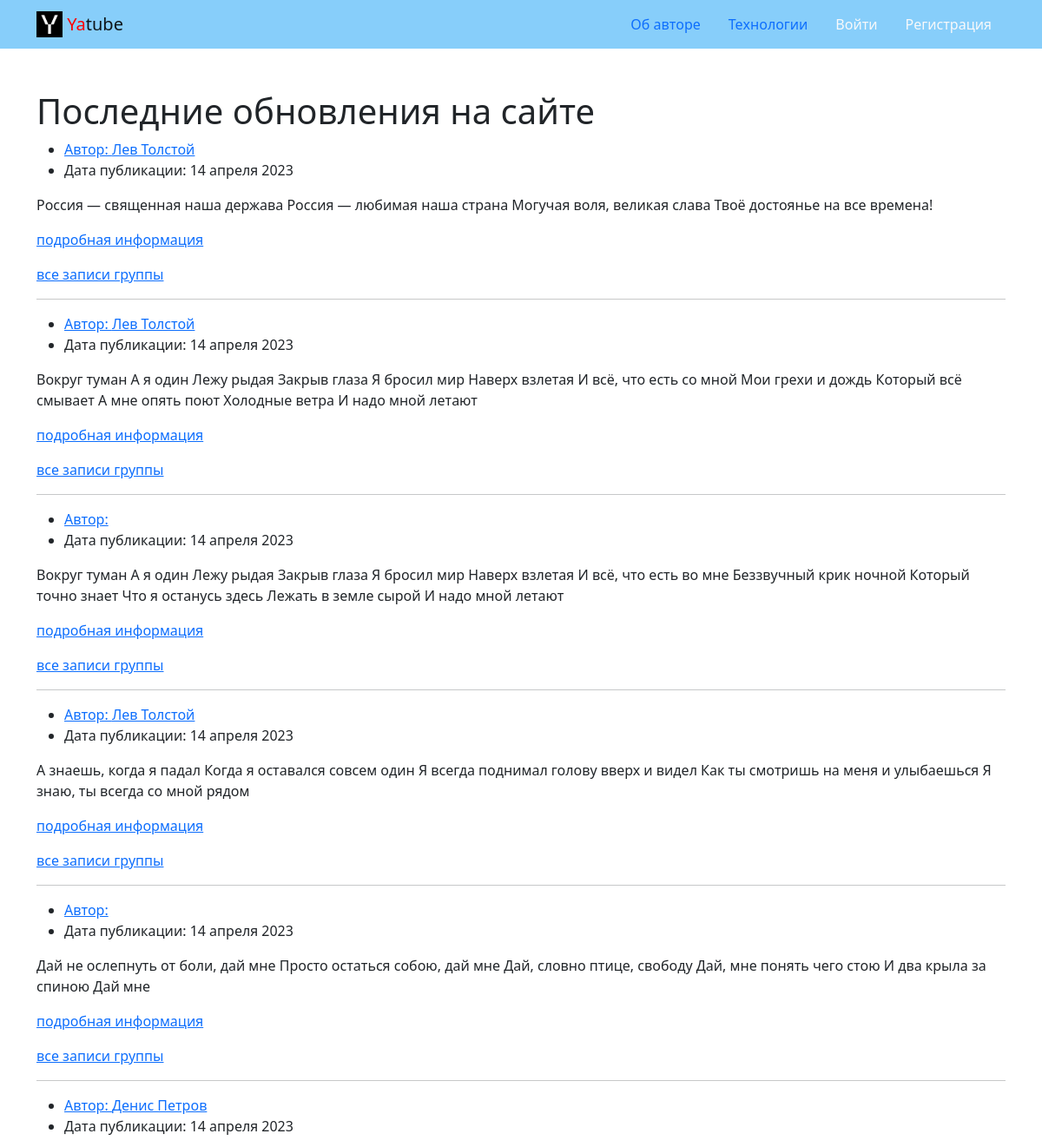
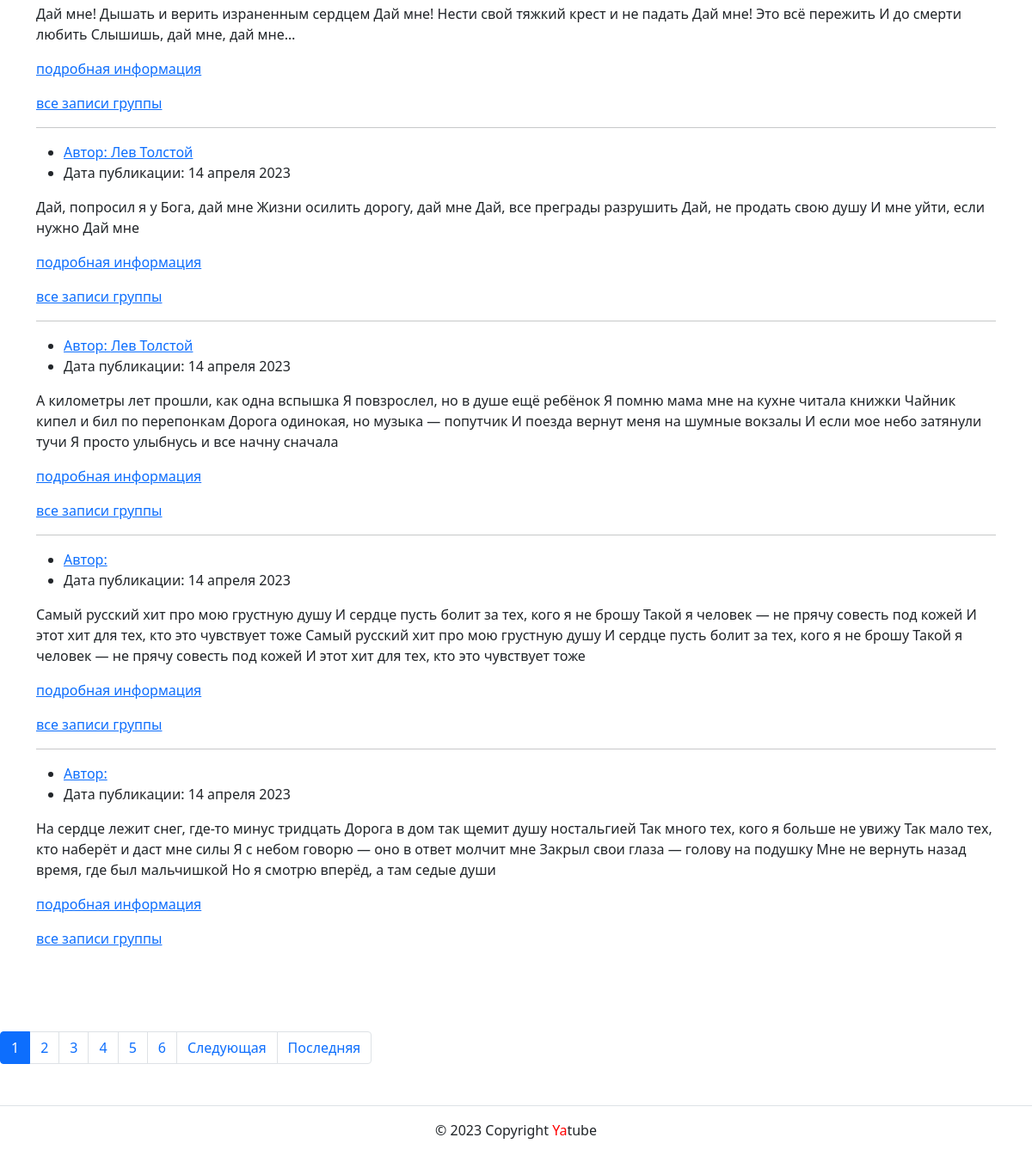
/, run on an earlier commit of the app's database (2 pictures, top to bottom).
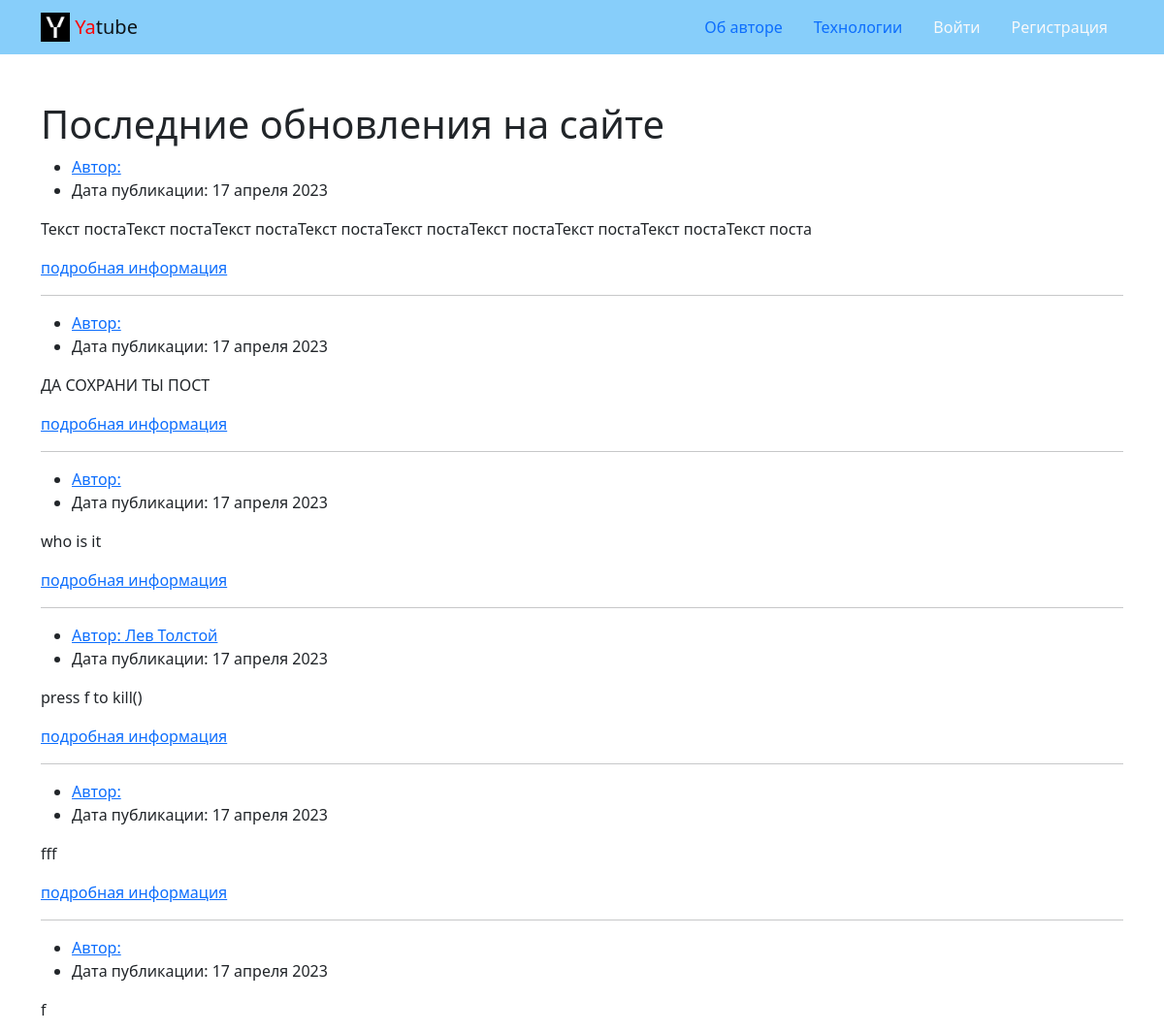
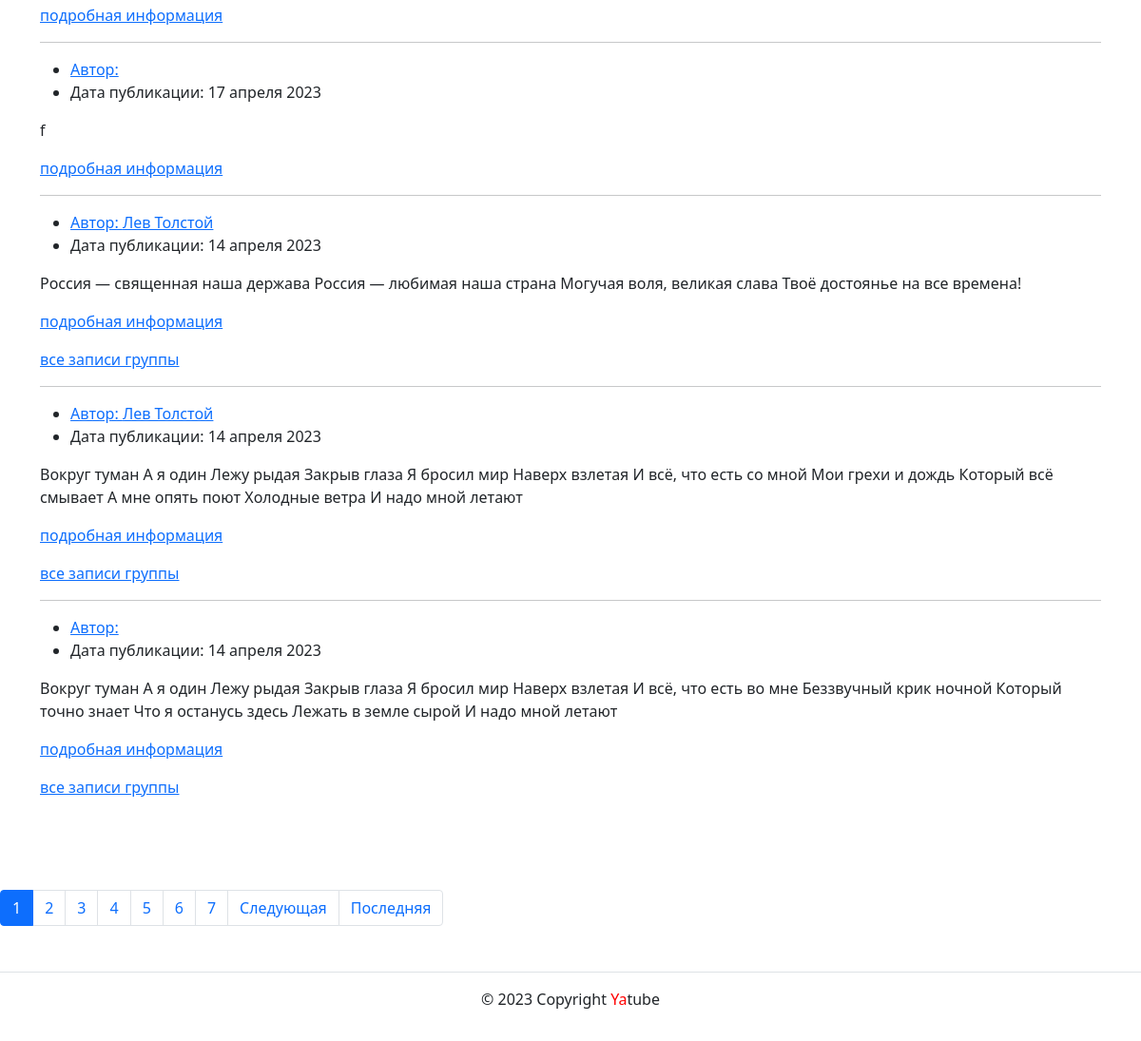
And on a later commit of the database (2 pictures, top to bottom).
### posts/models.py (models this page shows)
class Post(models.Model):
    text = models.TextField()
    pub_date = models.DateTimeField(auto_now_add=True)
    group = models.ForeignKey(
        Group,
        blank=True,
        null=True,
        on_delete=models.SET_NULL,
        related_name='group_posts'
    )
    author = models.ForeignKey(
        User,
        on_delete=models.CASCADE,
        related_name='posts'
    )

### posts/views.py (the view)
# urls.py: path('', views.index, name='index'),
def index(request):
    post_list = Post.objects.all().order_by('-pub_date')
    paginator = Paginator(post_list, NUM_OF_POSTS)
    page_number = request.GET.get('page')
    page_obj = paginator.get_page(page_number)
    context = {
        'page_obj': page_obj,
    }
    return render(request, 'posts/index.html', context)

### templates/posts/index.html (shortened to what this page needs)
{% extends 'base.html' %}
{% block content %}
    <main>
      <div class="container py-5">
        <h1>Последние обновления на сайте</h1>
        <article>
          {% for post in page_obj %}
          <ul>
            <li>
              <a href="{% url 'posts:profile' post.author %}">Автор: {{ post.author.get_full_name }}</a>
            </li>
            <li>
              Дата публикации: {{ post.pub_date|date:"d E Y" }}
            </li>
          </ul>
          <p>{{ post.text }}</p>
          <p><a href="{% url 'posts:post_detail' post.pk %}">подробная информация </a></p>
          {% if post.group %}
            <a href="{% url 'posts:group_posts' post.group.slug %}">все записи группы</a>
          {% endif %}
          {% if not forloop.last %}<hr>{% endif %}
        {% endfor %}
        </article>
      </div>
    </main>
  {% include 'posts/includes/paginator.html' %}
{% endblock %}

What changed in the data, as far as the page shows it:
no longer on this page (row unchanged): Post: author.get_full_name "Лев Толстой", pub_date "14 апреля 2023", text "А знаешь, когда я падал Когда я оставался совсем один Я всегда поднимал голову вверх и видел Как ты смотришь на меня и улыбаешься Я знаю, ты всегда со мной рядом", shows "все записи группы"
no longer on this page (row unchanged): Post: pub_date "14 апреля 2023", text "Дай не ослепнуть от боли, дай мне Просто остаться собою, дай мне Дай, словно птице, свободу Дай, мне понять чего стою И два крыла за спиною Дай мне", shows "все записи группы"
no longer on this page (row unchanged): Post: author.get_full_name "Денис Петров", pub_date "14 апреля 2023", text "Дай мне! Дышать и верить израненным сердцем Дай мне! Нести свой тяжкий крест и не падать Дай мне! Это всё пережить И до смерти любить Слышишь, дай мне, дай мне…", shows "все записи группы"
no longer on this page (row unchanged): Post: author.get_full_name "Лев Толстой", pub_date "14 апреля 2023", text "Дай, попросил я у Бога, дай мне Жизни осилить дорогу, дай мне Дай, все преграды разрушить Дай, не продать свою душу И мне уйти, если нужно Дай мне", shows "все записи группы"
no longer on this page (row unchanged): Post: author.get_full_name "Лев Толстой", pub_date "14 апреля 2023", text "А километры лет прошли, как одна вспышка Я повзрослел, но в душе ещё ребёнок Я помню мама мне на кухне читала книжки Чайник кипел и бил по перепонкам Дорога одинокая, но музыка — попутчик И поезда вернут меня на шумные вокзалы И если мое небо затянули тучи Я просто улыбнусь и все начну сначала", shows "все записи группы"
no longer on this page (row unchanged): Post: pub_date "14 апреля 2023", text "Самый русский хит про мою грустную душу И сердце пусть болит за тех, кого я не брошу Такой я человек — не прячу совесть под кожей И этот хит для тех, кто это чувствует тоже Самый русский хит про мою грустную душу И сердце пусть болит за тех, кого я не брошу Такой я человек — не прячу совесть под кожей И этот хит для тех, кто это чувствует тоже", shows "все записи группы"
no longer on this page (row unchanged): Post: pub_date "14 апреля 2023", text "На сердце лежит снег, где-то минус тридцать Дорога в дом так щемит душу ностальгией Так много тех, кого я больше не увижу Так мало тех, кто наберёт и даст мне силы Я с небом говорю — оно в ответ молчит мне Закрыл свои глаза — голову на подушку Мне не вернуть назад время, где был мальчишкой Но я смотрю вперёд, а там седые души", shows "все записи группы"
added Post: pub_date "17 апреля 2023", text "Текст постаТекст постаТекст постаТекст постаТекст постаТекст постаТекст постаТекст постаТекст поста"
added Post: pub_date "17 апреля 2023", text "ДА СОХРАНИ ТЫ ПОСТ"
added Post: pub_date "17 апреля 2023", text "who is it"
added Post: author.get_full_name "Лев Толстой", pub_date "17 апреля 2023", text "press f to kill()"
added Post: pub_date "17 апреля 2023", text "fff"
added Post: pub_date "17 апреля 2023", text "f"
added Post: pub_date "17 апреля 2023", text "f"
Also different on the page:
new list line: "7"
